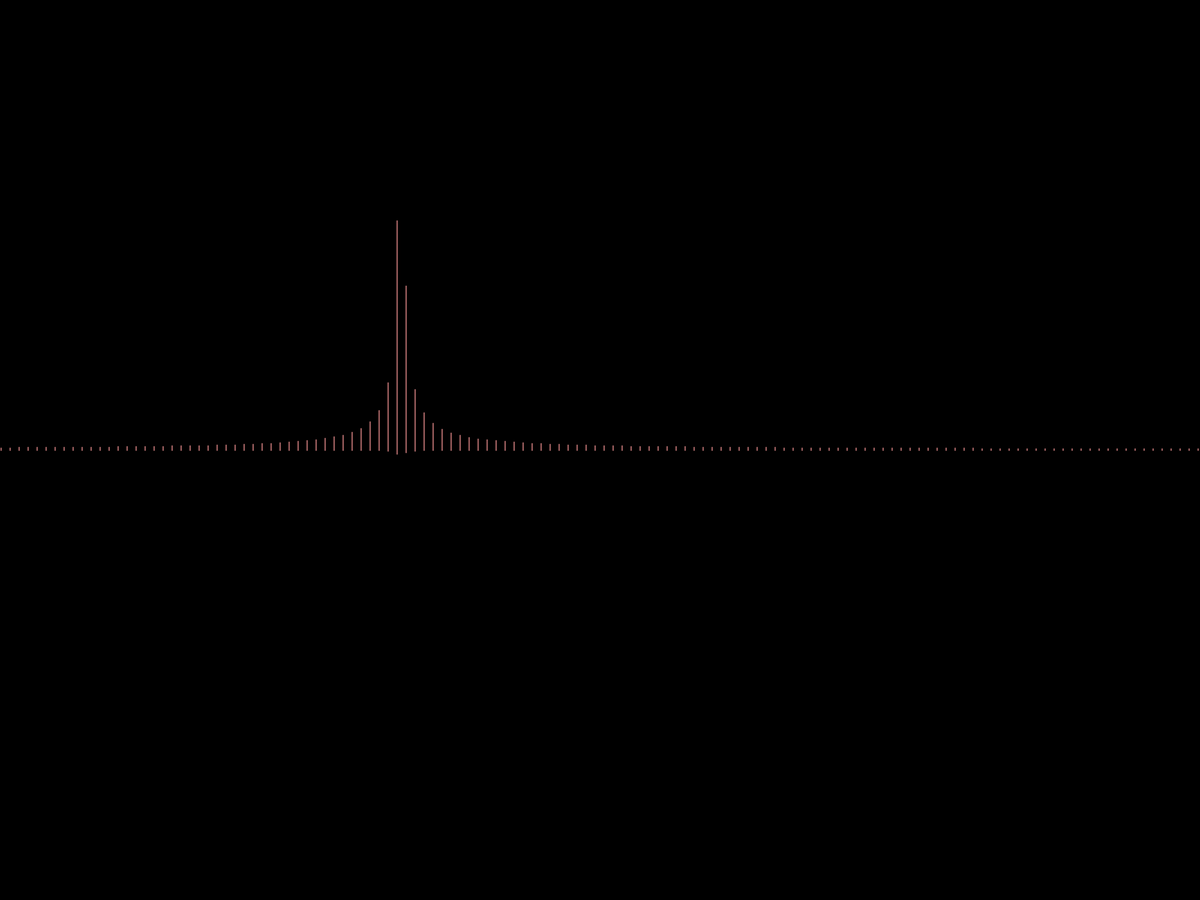
Frame 1 (no input)
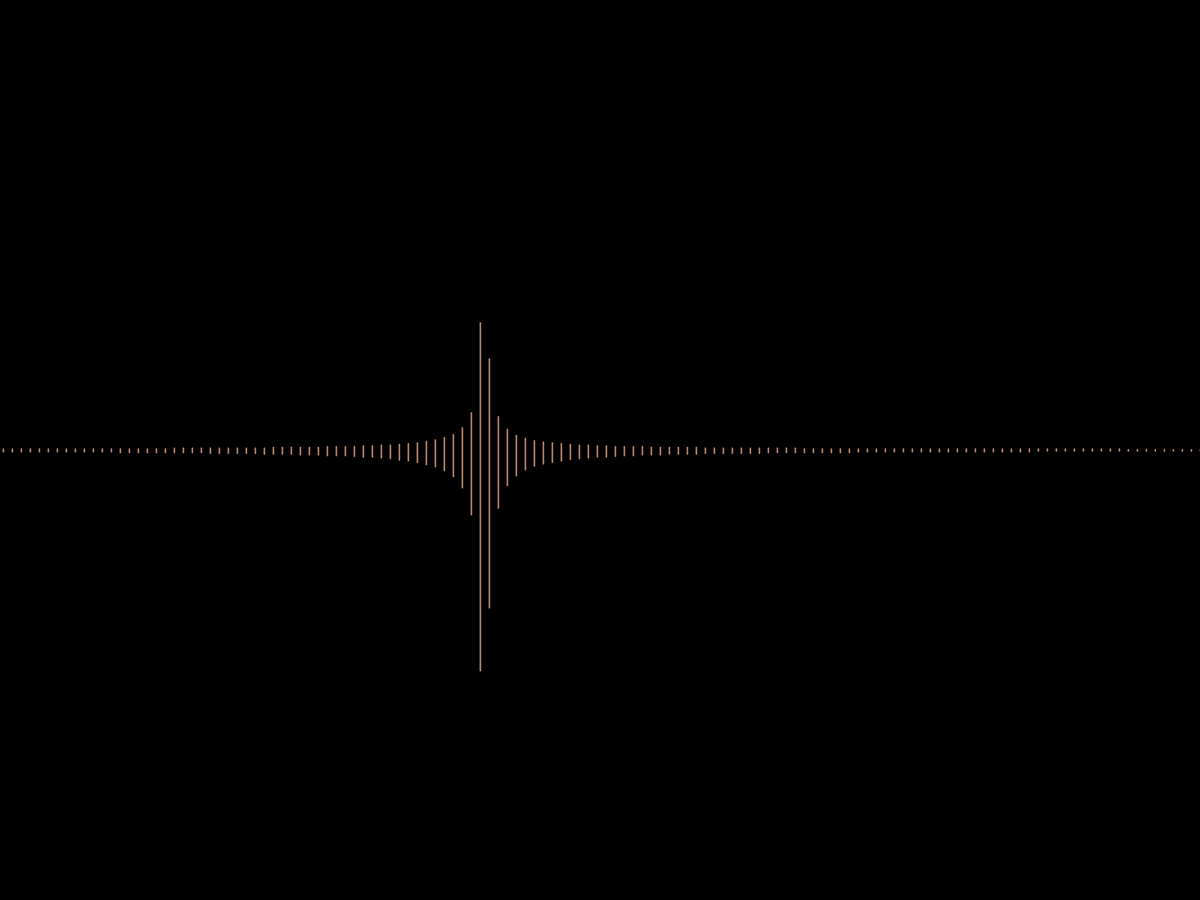
Frame 60 (the mouse pressed at the canvas centre just before this capture)
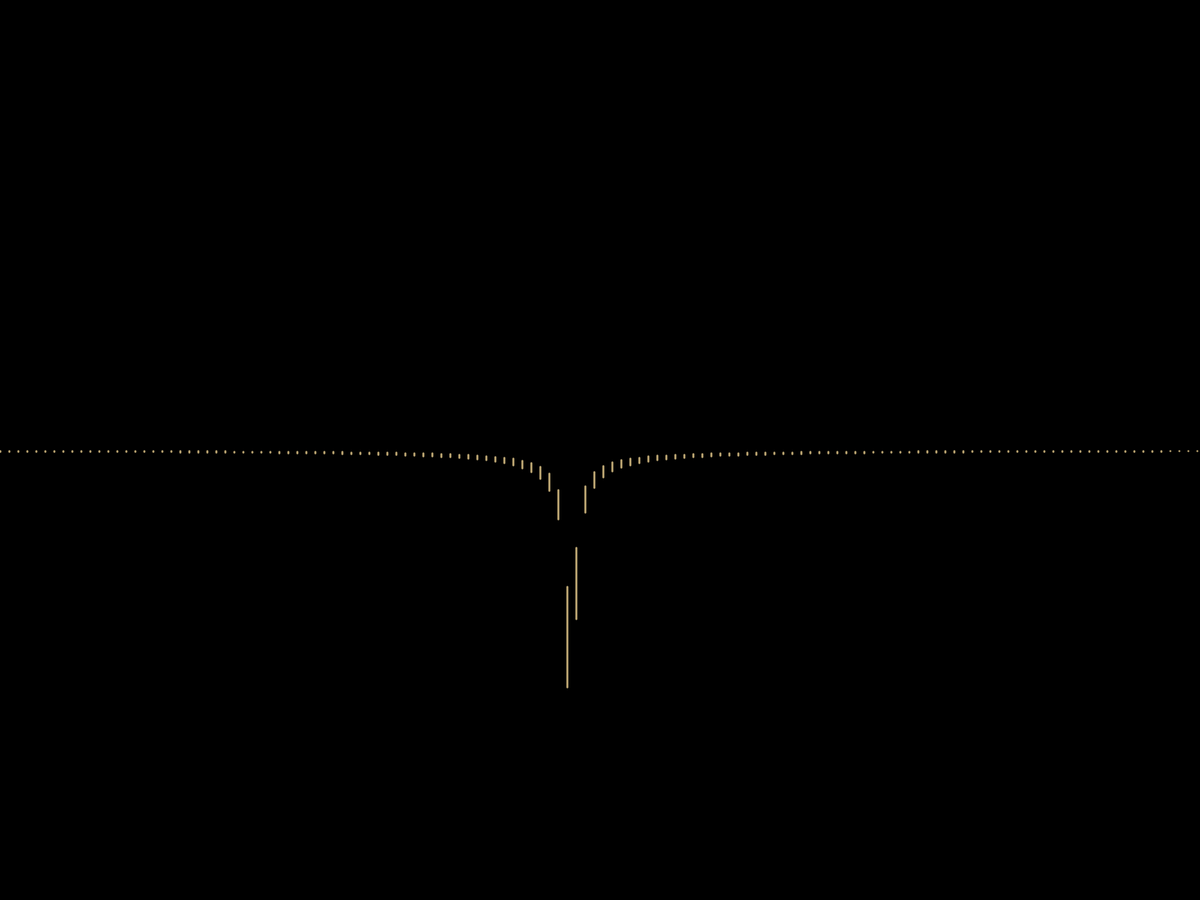
Frame 120 (the mouse held since frame 60 and released just before this capture)

The Processing sketch that drew these frames (run headless with seeded random() and noise(); from frame 60 on, the mouse is pressed at the canvas centre):

// Processing sketch: oscillatory_motion_lines
// ── oscillatory_motion_lines.pde
int d , h, n, w, a = 0,a2,r;
float h2,t,x,y; boolean up = true;
void setup(){
  //size(800,600);
  fullScreen();
  noCursor();
  y = height/2;
  h = height/35;
  d = width/7;//60;
  n = 0; w = d; t = 0; r = 0;
  h2 = 0;
  background(0);
  colorMode(HSB);
}
void draw(){
  frameRate(60);
  //fill(0,25);  noStroke();
  //rect(0,0,width,height);
  background(0);
  n = (n<1024)? ++n : 0; stroke(n/4,100,200);
  strokeWeight(1.5 + 1*(sin(PI*cos(radians(a++/2))))); noFill();
  t += tval(0);
  r = (r<=720)? r : 0; ++r;
  a = (a<=360)? a : 0;
  h2 = h2val(0);
  drawShape();
  //troubleshoot();
}
void drawShape()
{
  float inc = d/18;
  //beginShape();
  //vertex(0-2*d,y);
    for (int x = -2*(d) ;x < width+2*d; x+=inc)
    {
     a2 = abs((x-width/3)); //map(a2,0,width/2,1,d); //bigger in the middle left
     //tshoot(x); 
     //line(x+t ,y +curveY(0,false),(x)+d+t,y -+curveY(0,true));
      line(x+t ,y + curveY(0,false),x+t,y - curveY(0,true));
     // vertex((x)+(inc/2)+t,y - curveY(0,true));
      //curveVertex(x+t ,y +curveY(0,false));
      //curveVertex((x)+d+t,y -+curveY(0,true));
    }
    //vertex(width +2*d,y);
  //endShape();
}
float curveY(int i,boolean cos)  //i is displacement
{
  if (cos)
  return ((h*(h2val(i)/a2)*cos(radians(a-i))));
  else
  return ((h*(h2val(i)/a2)*sin(radians(a-i))));
}
float tval(int i)   //i is displacement
{
  return 2*sin(2*cos(radians((r-i)/2)));
}
float h2val(int i)
{
  return 45+10*sin((radians((r-i)/2)));
}
